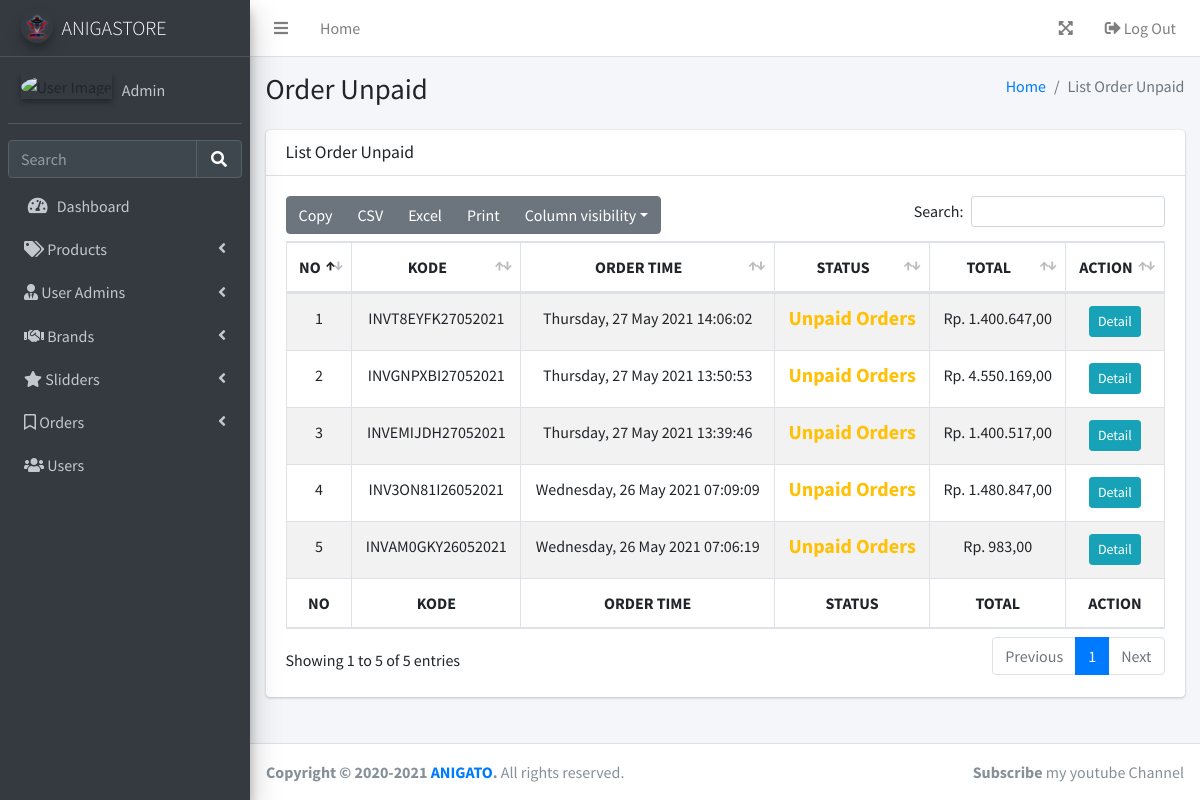
The page /layouts/backend/orders/index_unpaid.php (signed in) on the database its author committed.
### tables this page shows
CREATE TABLE `orders` (
  `id` int(11) NOT NULL,
  `kode_pemesanan` varchar(255) NOT NULL,
  `id_user` int(11) NOT NULL,
  `order_time` datetime NOT NULL,
  `status` int(11) NOT NULL,
  `total_qty` int(11) NOT NULL,
  `total_price` int(11) NOT NULL,
  `payment` varchar(20) DEFAULT NULL
);

### php/function.php (called while the page is built, shortened)
<?php
function koneksi()
{
    $conn = mysqli_connect("localhost", "root", "");
    mysqli_select_db($conn, "pw_tubes_203040096");
    return $conn;
}
function query($sql)
{
    $conn = koneksi();
    $res = mysqli_query($conn, "$sql");
    $rows = [];
    while ($row = mysqli_fetch_assoc($res)) {
        $rows[] = $row;
    }
    return $rows;
}
function rupiah($harga)
{
    $hasil_harga = "Rp. " . number_format($harga, 2, ',', '.');
    return $hasil_harga;
}

### layouts/backend/orders/index_unpaid.php (the view, shortened to what this page needs)
<?php
require '../function.php';
$order = query("select*from orders where status = 3 order by order_time desc");
?>
<!DOCTYPE html>
<html lang="en">
<head>
    <?php require_once '../../../themes/backend/parts/link-header.php' ?>
</head>
<body class="hold-transition sidebar-mini layout-fixed layout-navbar-fixed">
    <div class="wrapper">
        <?php require_once '../../../themes/backend/parts/navbar.php'; ?>
        <?php require_once '../../../themes/backend/parts/sidebar.php'; ?>
        <div class="content-wrapper">
            <section class="content-header">
                <div class="container-fluid">
                    <div class="row mb-2">
                        <div class="col-sm-6">
                            <h1>Order Unpaid</h1>
                        </div>
                        <div class="col-sm-6">
                            <ol class="breadcrumb float-sm-right">
                                <li class="breadcrumb-item"><a href="#">Home</a></li>
                                <li class="breadcrumb-item active">List Order Unpaid</li>
                            </ol>
                        </div>
                    </div>
                </div>
            </section>
            <section class="content">
                <div class="container-fluid">
                    <div class="row">
                        <div class="col-12">
                            <div class="card">
                                <div class="card-header">
                                    <h3 class="card-title">List Order Unpaid</h3>
                                </div>
                                <div class="card-body">
                                    <table id="example1" class="table table-bordered table-striped">
                                        <thead>
                                            <tr class="text-center">
                                                <th>NO</th>
                                                <th>KODE</th>
                                                <th>ORDER TIME</th>
                                                <th>STATUS</th>
                                                <th>TOTAL</th>
                                                <th>ACTION</th>
                                            </tr>
                                        </thead>
                                        <tbody>
                                            <?php $i = 1; ?>
                                            <?php foreach ($order as $order) : ?>
                                                <tr class="text-center">
                                                    <td><?= $i++; ?></td>
                                                    <td><?= $order["kode_pemesanan"]; ?></td>
                                                    <td>
                                                        <?= strftime("%A", strtotime($order["order_time"])) . ", " . date("d", strtotime($order["order_time"])) . " " . strftime("%B", strtotime($order["order_time"])) . " " . date("Y", strtotime($order["order_time"])) ." ".date("H:i:s", strtotime($order["order_time"]))?>
                                                    </td>
                                                    <td>
                                                        <?php
                                                        switch ($order['status']) {
                                                            case 3:
                                                                echo '<h5 class="text-warning font-weight-bold">Unpaid Orders</h5>';
                                                                break;
                                                        }
                                                        ?>
                                                    </td>
                                                    <td><?= rupiah($order["total_price"]) ?></td>
                                                    <td>
                                                        <a href="detail.php?id=<?= $order['id']; ?>" class="btn btn-sm btn-info ">Detail</a>
                                                    </td>
                                                </tr>
                                            <?php endforeach; ?>
                                        </tbody>
                                        <tfoot>
                                            <tr class="text-center">
                                                <th>NO</th>
                                                <th>KODE</th>
                                                <th>ORDER TIME</th>
                                                <th>STATUS</th>
                                                <th>TOTAL</th>
                                                <th>ACTION</th>
                                            </tr>
                                        </tfoot>
                                    </table>
                                </div>
                            </div>
                        </div>
                    </div>
            </section>
        </div>
        <?php require_once '../../../themes/backend/parts/footer.php'; ?>
    </div>
</body>
</html>

### rows shown on the page
orders: kode_pemesanan "INVT8EYFK27052021", order_time "Thursday", order_time "27", order_time "May", order_time "2021", order_time "14:06:02", status "Unpaid Orders", total_price "Rp. 1.400.647,00"
orders: kode_pemesanan "INVGNPXBI27052021", order_time "Thursday", order_time "27", order_time "May", order_time "2021", order_time "13:50:53", status "Unpaid Orders", total_price "Rp. 4.550.169,00"
orders: kode_pemesanan "INVEMIJDH27052021", order_time "Thursday", order_time "27", order_time "May", order_time "2021", order_time "13:39:46", status "Unpaid Orders", total_price "Rp. 1.400.517,00"
orders: kode_pemesanan "INV3ON81I26052021", order_time "Wednesday", order_time "26", order_time "May", order_time "2021", order_time "07:09:09", status "Unpaid Orders", total_price "Rp. 1.480.847,00"
orders: kode_pemesanan "INVAM0GKY26052021", order_time "Wednesday", order_time "26", order_time "May", order_time "2021", order_time "07:06:19", status "Unpaid Orders", total_price "Rp. 983,00"

### other values the page prints
$_SESSION['username'] "Admin"
